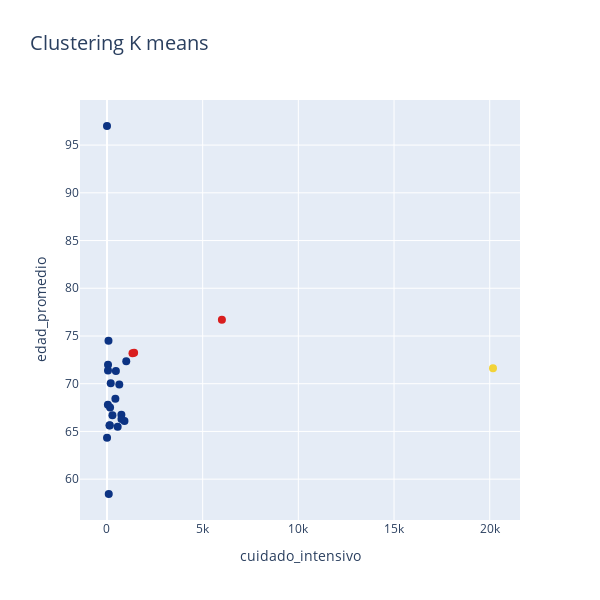

Source (notebook cell):
### Code cell
data=[]

kmean_clusters = go.Scatter(x=dataset_km["fallecidos"], y=dataset_km["edad_promedio"],
                                mode='markers',
                                text= dataset_final.loc[:,'residencia_provincia_nombre'],
                                marker=dict(
                                size=8,
                                color = clusters.astype(np.float), #set color equal to a variable
                                colorscale='Portland',
                                showscale=False)
                           )

data=[kmean_clusters]

layout = go.Layout(title="Clustering K means",titlefont=dict(size=20),
                xaxis=dict(title="cuidado_intensivo"),
                yaxis=dict(title="edad_promedio"),
                autosize=False, width=600,height=600)

fig = go.Figure(data=data, layout=layout)

iplot(fig)

### Figure 1 — Plotly figure (JSON) as saved in the notebook; plotly's stock layout.template omitted (floating-point values rounded to 4 significant figures)
{"data": [{"marker": {"color": [1, 2, 0, 0, 0, 0, 2, 0, 0, 0, 0, 0, 0, 0, 0, 0, 0, 0, 0, 0, 2, 0, 0, 0], "colorscale": [[0, "rgb(12,51,131)"], [0.25, "rgb(10,136,186)"], [0.5, "rgb(242,211,56)"], [0.75, "rgb(242,143,56)"], [1, "rgb(217,30,30)"]], "showscale": false, "size": 8}, "mode": "markers", "text": ["Buenos Aires", "CABA", "Catamarca", "Chaco", "Chubut", "Corrientes", "Córdoba", "Entre Ríos", "Formosa", "Jujuy", "La Pampa", "La Rioja", "Mendoza", "Misiones", "Neuquén", "Río Negro", "Salta", "San Juan", "San Luis", "Santa Cruz", "Santa Fe", "Santiago del Estero", "Tierra del Fuego", "Tucumán"], "type": "scatter", "x": [20171, 6005, 1, 558, 196, 47, 1333, 465, 3, 753, 55, 284, 1007, 92, 439, 643, 914, 79, 53, 162, 1418, 134, 144, 757], "y": [71.63, 76.69, 97, 65.49, 70.04, 67.79, 73.18, 71.33, 64.33, 66.74, 71.98, 66.69, 72.36, 58.45, 68.44, 69.93, 66.09, 74.49, 71.38, 67.51, 73.24, 65.62, 65.64, 66.3]}], "layout": {"autosize": false, "height": 600, "title": {"font": {"size": 20}, "text": "Clustering K means"}, "width": 600, "xaxis": {"title": {"text": "cuidado_intensivo"}}, "yaxis": {"title": {"text": "edad_promedio"}}}}
